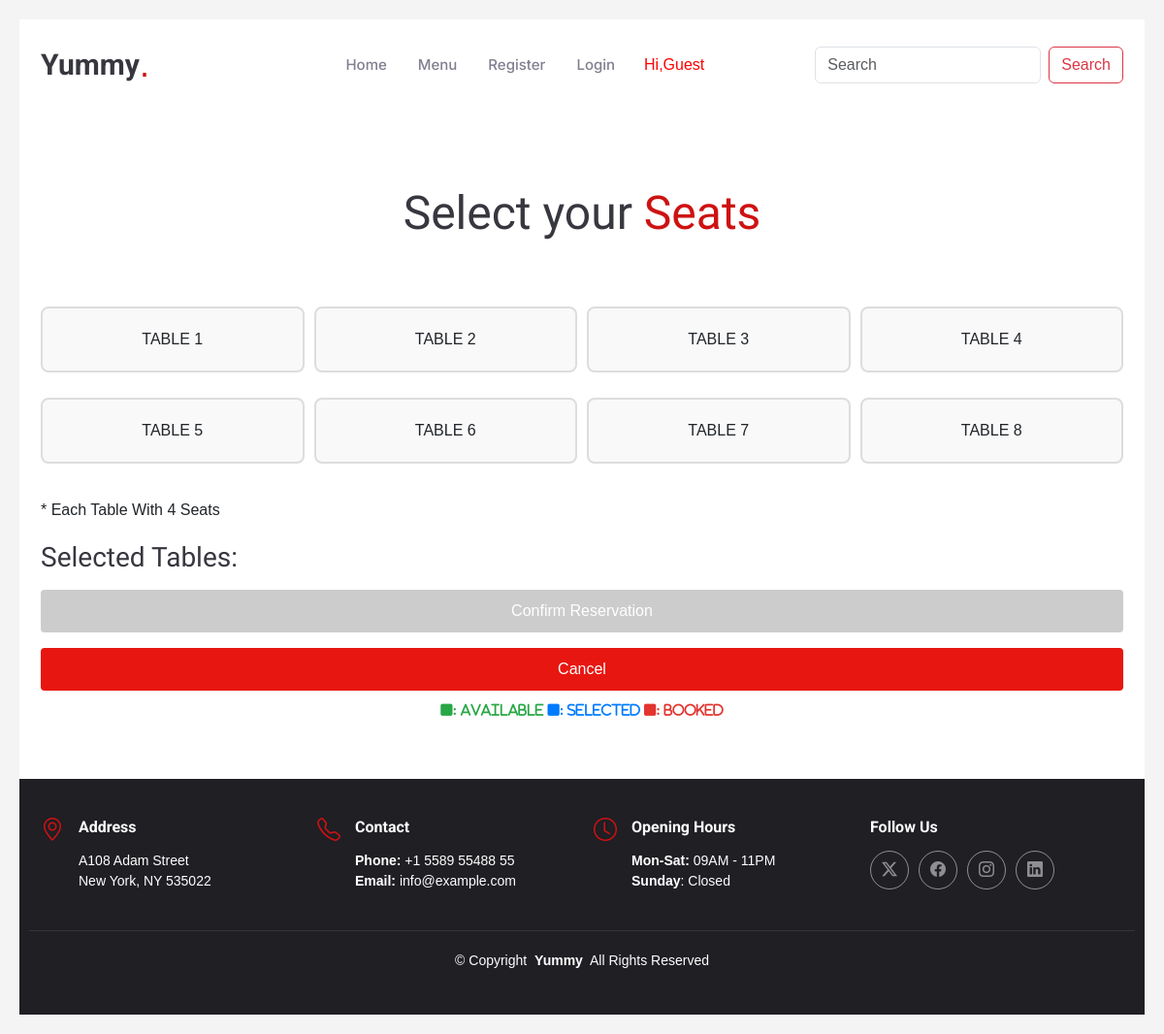
Screenshot of /booking/table_booking_slot with the database file from the repository.
### booking/models.py (models this page shows, shortened)
class Table_detail(models.Model):
    table_name=models.CharField(max_length=10)
    table_capacity=models.IntegerField()
    booking_status = models.CharField(default="pending", max_length=30)

### booking/views.py (the view, shortened to what this page needs)
# urls.py: path('table_booking_slot',views.table_booking,name='table_booking_slot'),
def table_booking(request):
    table=Table_detail.objects.all()
    u=request.user
    name = request.session.get('name')
    email = request.session.get('email')
    phone = request.session.get('phone')
    date = request.session.get('date')
    time = request.session.get('time_slot')
    booked_tables = Table_booking.objects.filter(date=date, time=time).values_list('table__table_name', flat=True)
    return render(request,'table_booking_slot.html',{'tables':table,'booked_tables':booked_tables})

### template/table_booking_slot.html (shortened to what this page needs)
<!DOCTYPE html>
{% extends 'base.html' %}
{% load static %}
{% block content %}
<section id="book-a-table" class="book-a-table section">
    <div class="container section-title" data-aos="fade-up">
        <p><span>Select your</span> <span class="description-title">Seats<br></span></p>
    </div>
    <div class="container">
        <form id="tableBookingForm" method="POST" action="">
            <div class="table-grid">
                {% for table in tables %}
                    {% if table.table_name in booked_tables %}
                        <div class="table booked">{{ table.table_name }}</div>
                    {% else %}
                        <div class="table available" data-table="{{ table.table_name }}">{{ table.table_name }}</div>
                    {% endif %}
                {% endfor %}
            </div>
            <p>* Each Table With 4 Seats</p>
            <div class="selected-tables">
                <h3>Selected Tables:</h3>
            </div>
            <button class="submit-btn" id="submitBtn" type="submit" disabled>Confirm Reservation</button>
        </form>
        <a href="{% url 'shop:home' %}"><button class="cancel-btn mt-3">Cancel</button></a>
        <div class="info">
            <i class="fa-solid fa-square" style="color: #28a745;">: Available </i>
            <i class="fa-solid fa-square" style="color: #007bff;">: Selected </i>
            <i class="fa-solid fa-square" style="color: #e3342f;">: Booked</i>
        </div>
    </div>
</section>
{% endblock %}

### static/assets/css/main.css (style rules this page uses)
:root { --default-font: "Roboto", system-ui, -apple-system, "Segoe UI", Roboto, "Helvetica Neue", Arial, "Noto Sans", "Liberation Sans", sans-serif, "Apple Color Emoji", "Segoe UI Emoji", "Segoe UI Symbol", "Noto Color Emoji"; --heading-font: "Amatic SC", sans-serif; --nav-font: "Inter", sans-serif; }
:root { --background-color: #ffffff; --default-color: #212529; --heading-color: #37373f; --accent-color: #ce1212; --surface-color: #ffffff; --contrast-color: #ffffff; }
:root { --nav-color: #7f7f90; --nav-hover-color: #ce1212; --nav-mobile-background-color: #ffffff; --nav-dropdown-background-color: #ffffff; --nav-dropdown-color: #7f7f90; --nav-dropdown-hover-color: #ce1212; }
:root { scroll-behavior: smooth; }
body { color: var(--default-color); background-color: var(--background-color); font-family: var(--default-font); }
a { color: var(--accent-color); text-decoration: none; transition: 0.3s; }
h1, h2, h3, h4, h5, h6 { color: var(--heading-color); font-family: var(--heading-font); }
section, .section { color: var(--default-color); background-color: var(--background-color); padding: 60px 0; scroll-margin-top: 92px; overflow: clip; }
.section-title { text-align: center; padding-bottom: 60px; position: relative; }
.section-title p { color: var(--heading-color); margin: 10px 0 0 0; font-size: 48px; font-weight: 500; font-family: var(--heading-font); }
.section-title p .description-title { color: var(--accent-color); }

### template/table_booking_slot.html (style rules this page uses)
body { font-family: Arial, sans-serif; background-color: #f4f4f4; padding: 20px; }
.table-grid { display: grid; grid-template-columns: repeat(4, 1fr); gap: 10px; margin-bottom: 20px; }
.table { padding: 20px; text-align: center; background-color: #f9f9f9; border: 2px solid #ddd; border-radius: 8px; cursor: pointer; transition: background-color 0.3s, color 0.3s; }
.submit-btn { width: 100%; padding: 10px; background-color: #28a745; color: white; border: none; border-radius: 4px; cursor: pointer; font-size: 16px; }
.submit-btn:disabled { background-color: #cccccc; cursor: not-allowed; }
.cancel-btn { width: 100%; padding: 10px; background-color: #e81610; color: white; border: none; border-radius: 4px; cursor: pointer; font-size: 16px; }
.selected-tables { margin-top: 20px; }
.selected-tables h3 { margin-bottom: 10px; }
.info { text-align: center; font-size: 14px; margin-top: 10px; }

### rows the page displays
Table_detail: table_name "TABLE 1"
Table_detail: table_name "TABLE 2"
Table_detail: table_name "TABLE 3"
Table_detail: table_name "TABLE 4"
Table_detail: table_name "TABLE 5"
Table_detail: table_name "TABLE 6"
Table_detail: table_name "TABLE 7"
Table_detail: table_name "TABLE 8"
